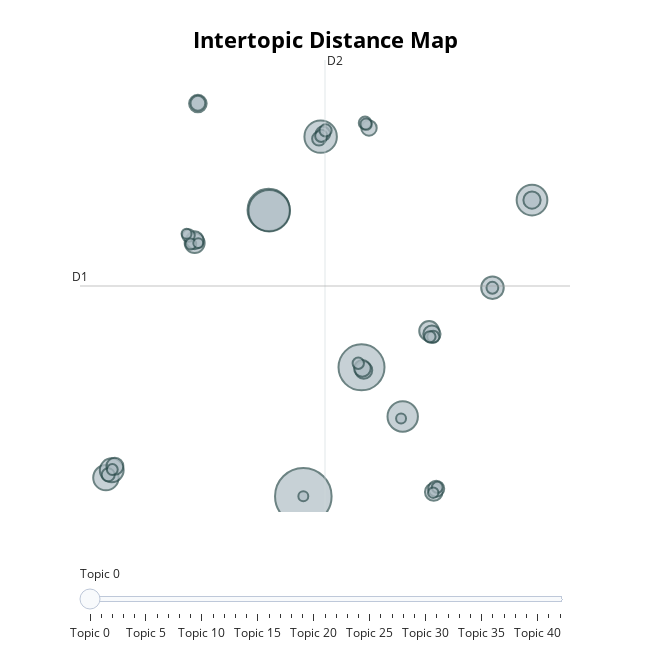

Source (notebook cell):
### Code cell
topic_model.visualize_topics()

### Figure 1 — Plotly figure (JSON) as saved in the notebook; plotly's stock layout.template omitted (floating-point values rounded to 4 significant figures; data arrays with more than 128 entries replaced by an {"elided": "..."} marker saying what was removed)
{"data": [{"customdata": {"elided": "43x3 mixed values"}, "hovertemplate": "<b>Topic %{customdata[0]}</b><br>%{customdata[1]}<br>Size: %{customdata[2]}", "legendgroup": "", "marker": {"color": "#B0BEC5", "line": {"color": "DarkSlateGrey", "width": 2}, "size": [322, 213, 179, 173, 106, 95, 93, 65, 57, 51, 40, 39, 32, 31, 31, 30, 30, 29, 29, 28, 26, 24, 22, 21, 19, 17, 16, 16, 15, 15, 15, 14, 13, 13, 13, 12, 12, 12, 11, 10, 10, 10, 10], "sizemode": "area", "sizeref": 0.2013, "symbol": "circle"}, "mode": "markers", "name": "", "orientation": "v", "showlegend": false, "type": "scatter", "x": [2.009, 6.767, -0.8257, -0.7781, 3.426, 20.71, 10.13, -14.13, -13.65, 17.47, -6.873, 12.29, -6.865, 12.67, -6.611, 12.52, 20.71, 6.95, -13.4, 6.837, 12.87, 7.378, -6.611, 3.609, 3.291, -13.94, -7.381, 7.057, 3.473, 12.63, 3.827, 17.47, 6.502, 7.142, 12.35, 12.96, -7.192, -13.61, 12.63, 2.009, -6.577, -7.537, 10.0], "xaxis": "x", "y": [-6.726, 1.547, 11.65, 11.6, 16.36, 12.29, -1.603, -5.532, -5.057, 6.661, 9.526, 3.887, 9.705, -6.454, 18.48, 3.681, 12.29, 1.367, -4.799, 1.483, -6.242, 16.92, 18.5, 16.54, 16.22, -5.344, 10.01, 17.24, 16.4, 3.512, 16.75, 6.657, 1.81, 17.16, 3.509, -6.151, 9.466, -5.01, -6.496, -6.726, 9.522, 10.12, -1.737], "yaxis": "y"}], "layout": {"annotations": [{"showarrow": false, "text": "D1", "x": -16.25, "y": 6.769, "yshift": 10}, {"showarrow": false, "text": "D2", "x": 3.782, "xshift": 10, "y": 21.27}], "height": 650, "hoverlabel": {"bgcolor": "white", "font": {"family": "Rockwell", "size": 16}}, "legend": {"itemsizing": "constant", "tracegroupgap": 0}, "margin": {"t": 60}, "shapes": [{"line": {"color": "#CFD8DC", "width": 2}, "type": "line", "x0": 3.782, "x1": 3.782, "y0": -7.735, "y1": 21.27}, {"line": {"color": "#9E9E9E", "width": 2}, "type": "line", "x0": -16.25, "x1": 23.81, "y0": 6.769, "y1": 6.769}], "sliders": [{"active": 0, "pad": {"t": 50}, "steps": [{"args": [{"marker.color": [["red", "#B0BEC5", "#B0BEC5", "#B0BEC5", "#B0BEC5", "#B0BEC5", "#B0BEC5", "#B0BEC5", "#B0BEC5", "#B0BEC5", "#B0BEC5", "#B0BEC5", "#B0BEC5", "#B0BEC5", "#B0BEC5", "#B0BEC5", "#B0BEC5", "#B0BEC5", "#B0BEC5", "#B0BEC5", "#B0BEC5", "#B0BEC5", "#B0BEC5", "#B0BEC5", "#B0BEC5", "#B0BEC5", "#B0BEC5", "#B0BEC5", "#B0BEC5", "#B0BEC5", "#B0BEC5", "#B0BEC5", "#B0BEC5", "#B0BEC5", "#B0BEC5", "#B0BEC5", "#B0BEC5", "#B0BEC5", "#B0BEC5", "#B0BEC5", "#B0BEC5", "#B0BEC5", "#B0BEC5"]]}], "label": "Topic 0", "method": "update"}, {"args": [{"marker.color": [["#B0BEC5", "red", "#B0BEC5", "#B0BEC5", "#B0BEC5", "#B0BEC5", "#B0BEC5", "#B0BEC5", "#B0BEC5", "#B0BEC5", "#B0BEC5", "#B0BEC5", "#B0BEC5", "#B0BEC5", "#B0BEC5", "#B0BEC5", "#B0BEC5", "#B0BEC5", "#B0BEC5", "#B0BEC5", "#B0BEC5", "#B0BEC5", "#B0BEC5", "#B0BEC5", "#B0BEC5", "#B0BEC5", "#B0BEC5", "#B0BEC5", "#B0BEC5", "#B0BEC5", "#B0BEC5", "#B0BEC5", "#B0BEC5", "#B0BEC5", "#B0BEC5", "#B0BEC5", "#B0BEC5", "#B0BEC5", "#B0BEC5", "#B0BEC5", "#B0BEC5", "#B0BEC5", "#B0BEC5"]]}], "label": "Topic 1", "method": "update"}, {"args": [{"marker.color": [["#B0BEC5", "#B0BEC5", "red", "#B0BEC5", "#B0BEC5", "#B0BEC5", "#B0BEC5", "#B0BEC5", "#B0BEC5", "#B0BEC5", "#B0BEC5", "#B0BEC5", "#B0BEC5", "#B0BEC5", "#B0BEC5", "#B0BEC5", "#B0BEC5", "#B0BEC5", "#B0BEC5", "#B0BEC5", "#B0BEC5", "#B0BEC5", "#B0BEC5", "#B0BEC5", "#B0BEC5", "#B0BEC5", "#B0BEC5", "#B0BEC5", "#B0BEC5", "#B0BEC5", "#B0BEC5", "#B0BEC5", "#B0BEC5", "#B0BEC5", "#B0BEC5", "#B0BEC5", "#B0BEC5", "#B0BEC5", "#B0BEC5", "#B0BEC5", "#B0BEC5", "#B0BEC5", "#B0BEC5"]]}], "label": "Topic 2", "method": "update"}, {"args": [{"marker.color": [["#B0BEC5", "#B0BEC5", "#B0BEC5", "red", "#B0BEC5", "#B0BEC5", "#B0BEC5", "#B0BEC5", "#B0BEC5", "#B0BEC5", "#B0BEC5", "#B0BEC5", "#B0BEC5", "#B0BEC5", "#B0BEC5", "#B0BEC5", "#B0BEC5", "#B0BEC5", "#B0BEC5", "#B0BEC5", "#B0BEC5", "#B0BEC5", "#B0BEC5", "#B0BEC5", "#B0BEC5", "#B0BEC5", "#B0BEC5", "#B0BEC5", "#B0BEC5", "#B0BEC5", "#B0BEC5", "#B0BEC5", "#B0BEC5", "#B0BEC5", "#B0BEC5", "#B0BEC5", "#B0BEC5", "#B0BEC5", "#B0BEC5", "#B0BEC5", "#B0BEC5", "#B0BEC5", "#B0BEC5"]]}], "label": "Topic 3", "method": "update"}, {"args": [{"marker.color": [["#B0BEC5", "#B0BEC5", "#B0BEC5", "#B0BEC5", "red", "#B0BEC5", "#B0BEC5", "#B0BEC5", "#B0BEC5", "#B0BEC5", "#B0BEC5", "#B0BEC5", "#B0BEC5", "#B0BEC5", "#B0BEC5", "#B0BEC5", "#B0BEC5", "#B0BEC5", "#B0BEC5", "#B0BEC5", "#B0BEC5", "#B0BEC5", "#B0BEC5", "#B0BEC5", "#B0BEC5", "#B0BEC5", "#B0BEC5", "#B0BEC5", "#B0BEC5", "#B0BEC5", "#B0BEC5", "#B0BEC5", "#B0BEC5", "#B0BEC5", "#B0BEC5", "#B0BEC5", "#B0BEC5", "#B0BEC5", "#B0BEC5", "#B0BEC5", "#B0BEC5", "#B0BEC5", "#B0BEC5"]]}], "label": "Topic 4", "method": "update"}, {"args": [{"marker.color": [["#B0BEC5", "#B0BEC5", "#B0BEC5", "#B0BEC5", "#B0BEC5", "red", "#B0BEC5", "#B0BEC5", "#B0BEC5", "#B0BEC5", "#B0BEC5", "#B0BEC5", "#B0BEC5", "#B0BEC5", "#B0BEC5", "#B0BEC5", "#B0BEC5", "#B0BEC5", "#B0BEC5", "#B0BEC5", "#B0BEC5", "#B0BEC5", "#B0BEC5", "#B0BEC5", "#B0BEC5", "#B0BEC5", "#B0BEC5", "#B0BEC5", "#B0BEC5", "#B0BEC5", "#B0BEC5", "#B0BEC5", "#B0BEC5", "#B0BEC5", "#B0BEC5", "#B0BEC5", "#B0BEC5", "#B0BEC5", "#B0BEC5", "#B0BEC5", "#B0BEC5", "#B0BEC5", "#B0BEC5"]]}], "label": "Topic 5", "method": "update"}, {"args": [{"marker.color": [["#B0BEC5", "#B0BEC5", "#B0BEC5", "#B0BEC5", "#B0BEC5", "#B0BEC5", "red", "#B0BEC5", "#B0BEC5", "#B0BEC5", "#B0BEC5", "#B0BEC5", "#B0BEC5", "#B0BEC5", "#B0BEC5", "#B0BEC5", "#B0BEC5", "#B0BEC5", "#B0BEC5", "#B0BEC5", "#B0BEC5", "#B0BEC5", "#B0BEC5", "#B0BEC5", "#B0BEC5", "#B0BEC5", "#B0BEC5", "#B0BEC5", "#B0BEC5", "#B0BEC5", "#B0BEC5", "#B0BEC5", "#B0BEC5", "#B0BEC5", "#B0BEC5", "#B0BEC5", "#B0BEC5", "#B0BEC5", "#B0BEC5", "#B0BEC5", "#B0BEC5", "#B0BEC5", "#B0BEC5"]]}], "label": "Topic 6", "method": "update"}, {"args": [{"marker.color": [["#B0BEC5", "#B0BEC5", "#B0BEC5", "#B0BEC5", "#B0BEC5", "#B0BEC5", "#B0BEC5", "red", "#B0BEC5", "#B0BEC5", "#B0BEC5", "#B0BEC5", "#B0BEC5", "#B0BEC5", "#B0BEC5", "#B0BEC5", "#B0BEC5", "#B0BEC5", "#B0BEC5", "#B0BEC5", "#B0BEC5", "#B0BEC5", "#B0BEC5", "#B0BEC5", "#B0BEC5", "#B0BEC5", "#B0BEC5", "#B0BEC5", "#B0BEC5", "#B0BEC5", "#B0BEC5", "#B0BEC5", "#B0BEC5", "#B0BEC5", "#B0BEC5", "#B0BEC5", "#B0BEC5", "#B0BEC5", "#B0BEC5", "#B0BEC5", "#B0BEC5", "#B0BEC5", "#B0BEC5"]]}], "label": "Topic 7", "method": "update"}, {"args": [{"marker.color": [["#B0BEC5", "#B0BEC5", "#B0BEC5", "#B0BEC5", "#B0BEC5", "#B0BEC5", "#B0BEC5", "#B0BEC5", "red", "#B0BEC5", "#B0BEC5", "#B0BEC5", "#B0BEC5", "#B0BEC5", "#B0BEC5", "#B0BEC5", "#B0BEC5", "#B0BEC5", "#B0BEC5", "#B0BEC5", "#B0BEC5", "#B0BEC5", "#B0BEC5", "#B0BEC5", "#B0BEC5", "#B0BEC5", "#B0BEC5", "#B0BEC5", "#B0BEC5", "#B0BEC5", "#B0BEC5", "#B0BEC5", "#B0BEC5", "#B0BEC5", "#B0BEC5", "#B0BEC5", "#B0BEC5", "#B0BEC5", "#B0BEC5", "#B0BEC5", "#B0BEC5", "#B0BEC5", "#B0BEC5"]]}], "label": "Topic 8", "method": "update"}, {"args": [{"marker.color": [["#B0BEC5", "#B0BEC5", "#B0BEC5", "#B0BEC5", "#B0BEC5", "#B0BEC5", "#B0BEC5", "#B0BEC5", "#B0BEC5", "red", "#B0BEC5", "#B0BEC5", "#B0BEC5", "#B0BEC5", "#B0BEC5", "#B0BEC5", "#B0BEC5", "#B0BEC5", "#B0BEC5", "#B0BEC5", "#B0BEC5", "#B0BEC5", "#B0BEC5", "#B0BEC5", "#B0BEC5", "#B0BEC5", "#B0BEC5", "#B0BEC5", "#B0BEC5", "#B0BEC5", "#B0BEC5", "#B0BEC5", "#B0BEC5", "#B0BEC5", "#B0BEC5", "#B0BEC5", "#B0BEC5", "#B0BEC5", "#B0BEC5", "#B0BEC5", "#B0BEC5", "#B0BEC5", "#B0BEC5"]]}], "label": "Topic 9", "method": "update"}, {"args": [{"marker.color": [["#B0BEC5", "#B0BEC5", "#B0BEC5", "#B0BEC5", "#B0BEC5", "#B0BEC5", "#B0BEC5", "#B0BEC5", "#B0BEC5", "#B0BEC5", "red", "#B0BEC5", "#B0BEC5", "#B0BEC5", "#B0BEC5", "#B0BEC5", "#B0BEC5", "#B0BEC5", "#B0BEC5", "#B0BEC5", "#B0BEC5", "#B0BEC5", "#B0BEC5", "#B0BEC5", "#B0BEC5", "#B0BEC5", "#B0BEC5", "#B0BEC5", "#B0BEC5", "#B0BEC5", "#B0BEC5", "#B0BEC5", "#B0BEC5", "#B0BEC5", "#B0BEC5", "#B0BEC5", "#B0BEC5", "#B0BEC5", "#B0BEC5", "#B0BEC5", "#B0BEC5", "#B0BEC5", "#B0BEC5"]]}], "label": "Topic 10", "method": "update"}, {"args": [{"marker.color": [["#B0BEC5", "#B0BEC5", "#B0BEC5", "#B0BEC5", "#B0BEC5", "#B0BEC5", "#B0BEC5", "#B0BEC5", "#B0BEC5", "#B0BEC5", "#B0BEC5", "red", "#B0BEC5", "#B0BEC5", "#B0BEC5", "#B0BEC5", "#B0BEC5", "#B0BEC5", "#B0BEC5", "#B0BEC5", "#B0BEC5", "#B0BEC5", "#B0BEC5", "#B0BEC5", "#B0BEC5", "#B0BEC5", "#B0BEC5", "#B0BEC5", "#B0BEC5", "#B0BEC5", "#B0BEC5", "#B0BEC5", "#B0BEC5", "#B0BEC5", "#B0BEC5", "#B0BEC5", "#B0BEC5", "#B0BEC5", "#B0BEC5", "#B0BEC5", "#B0BEC5", "#B0BEC5", "#B0BEC5"]]}], "label": "Topic 11", "method": "update"}, {"args": [{"marker.color": [["#B0BEC5", "#B0BEC5", "#B0BEC5", "#B0BEC5", "#B0BEC5", "#B0BEC5", "#B0BEC5", "#B0BEC5", "#B0BEC5", "#B0BEC5", "#B0BEC5", "#B0BEC5", "red", "#B0BEC5", "#B0BEC5", "#B0BEC5", "#B0BEC5", "#B0BEC5", "#B0BEC5", "#B0BEC5", "#B0BEC5", "#B0BEC5", "#B0BEC5", "#B0BEC5", "#B0BEC5", "#B0BEC5", "#B0BEC5", "#B0BEC5", "#B0BEC5", "#B0BEC5", "#B0BEC5", "#B0BEC5", "#B0BEC5", "#B0BEC5", "#B0BEC5", "#B0BEC5", "#B0BEC5", "#B0BEC5", "#B0BEC5", "#B0BEC5", "#B0BEC5", "#B0BEC5", "#B0BEC5"]]}], "label": "Topic 12", "method": "update"}, {"args": [{"marker.color": [["#B0BEC5", "#B0BEC5", "#B0BEC5", "#B0BEC5", "#B0BEC5", "#B0BEC5", "#B0BEC5", "#B0BEC5", "#B0BEC5", "#B0BEC5", "#B0BEC5", "#B0BEC5", "#B0BEC5", "red", "#B0BEC5", "#B0BEC5", "#B0BEC5", "#B0BEC5", "#B0BEC5", "#B0BEC5", "#B0BEC5", "#B0BEC5", "#B0BEC5", "#B0BEC5", "#B0BEC5", "#B0BEC5", "#B0BEC5", "#B0BEC5", "#B0BEC5", "#B0BEC5", "#B0BEC5", "#B0BEC5", "#B0BEC5", "#B0BEC5", "#B0BEC5", "#B0BEC5", "#B0BEC5", "#B0BEC5", "#B0BEC5", "#B0BEC5", "#B0BEC5", "#B0BEC5", "#B0BEC5"]]}], "label": "Topic 13", "method": "update"}, {"args": [{"marker.color": [["#B0BEC5", "#B0BEC5", "#B0BEC5", "#B0BEC5", "#B0BEC5", "#B0BEC5", "#B0BEC5", "#B0BEC5", "#B0BEC5", "#B0BEC5", "#B0BEC5", "#B0BEC5", "#B0BEC5", "#B0BEC5", "red", "#B0BEC5", "#B0BEC5", "#B0BEC5", "#B0BEC5", "#B0BEC5", "#B0BEC5", "#B0BEC5", "#B0BEC5", "#B0BEC5", "#B0BEC5", "#B0BEC5", "#B0BEC5", "#B0BEC5", "#B0BEC5", "#B0BEC5", "#B0BEC5", "#B0BEC5", "#B0BEC5", "#B0BEC5", "#B0BEC5", "#B0BEC5", "#B0BEC5", "#B0BEC5", "#B0BEC5", "#B0BEC5", "#B0BEC5", "#B0BEC5", "#B0BEC5"]]}], "label": "Topic 14", "method": "update"}, {"args": [{"marker.color": [["#B0BEC5", "#B0BEC5", "#B0BEC5", "#B0BEC5", "#B0BEC5", "#B0BEC5", "#B0BEC5", "#B0BEC5", "#B0BEC5", "#B0BEC5", "#B0BEC5", "#B0BEC5", "#B0BEC5", "#B0BEC5", "#B0BEC5", "red", "#B0BEC5", "#B0BEC5", "#B0BEC5", "#B0BEC5", "#B0BEC5", "#B0BEC5", "#B0BEC5", "#B0BEC5", "#B0BEC5", "#B0BEC5", "#B0BEC5", "#B0BEC5", "#B0BEC5", "#B0BEC5", "#B0BEC5", "#B0BEC5", "#B0BEC5", "#B0BEC5", "#B0BEC5", "#B0BEC5", "#B0BEC5", "#B0BEC5", "#B0BEC5", "#B0BEC5", "#B0BEC5", "#B0BEC5", "#B0BEC5"]]}], "label": "Topic 15", "method": "update"}, {"args": [{"marker.color": [["#B0BEC5", "#B0BEC5", "#B0BEC5", "#B0BEC5", "#B0BEC5", "#B0BEC5", "#B0BEC5", "#B0BEC5", "#B0BEC5", "#B0BEC5", "#B0BEC5", "#B0BEC5", "#B0BEC5", "#B0BEC5", "#B0BEC5", "#B0BEC5", "red", "#B0BEC5", "#B0BEC5", "#B0BEC5", "#B0BEC5", "#B0BEC5", "#B0BEC5", "#B0BEC5", "#B0BEC5", "#B0BEC5", "#B0BEC5", "#B0BEC5", "#B0BEC5", "#B0BEC5", "#B0BEC5", "#B0BEC5", "#B0BEC5", "#B0BEC5", "#B0BEC5", "#B0BEC5", "#B0BEC5", "#B0BEC5", "#B0BEC5", "#B0BEC5", "#B0BEC5", "#B0BEC5", "#B0BEC5"]]}], "label": "Topic 16", "method": "update"}, {"args": [{"marker.color": [["#B0BEC5", "#B0BEC5", "#B0BEC5", "#B0BEC5", "#B0BEC5", "#B0BEC5", "#B0BEC5", "#B0BEC5", "#B0BEC5", "#B0BEC5", "#B0BEC5", "#B0BEC5", "#B0BEC5", "#B0BEC5", "#B0BEC5", "#B0BEC5", "#B0BEC5", "red", "#B0BEC5", "#B0BEC5", "#B0BEC5", "#B0BEC5", "#B0BEC5", "#B0BEC5", "#B0BEC5", "#B0BEC5", "#B0BEC5", "#B0BEC5", "#B0BEC5", "#B0BEC5", "#B0BEC5", "#B0BEC5", "#B0BEC5", "#B0BEC5", "#B0BEC5", "#B0BEC5", "#B0BEC5", "#B0BEC5", "#B0BEC5", "#B0BEC5", "#B0BEC5", "#B0BEC5", "#B0BEC5"]]}], "label": "Topic 17", "method": "update"}, {"args": [{"marker.color": [["#B0BEC5", "#B0BEC5", "#B0BEC5", "#B0BEC5", "#B0BEC5", "#B0BEC5", "#B0BEC5", "#B0BEC5", "#B0BEC5", "#B0BEC5", "#B0BEC5", "#B0BEC5", "#B0BEC5", "#B0BEC5", "#B0BEC5", "#B0BEC5", "#B0BEC5", "#B0BEC5", "red", "#B0BEC5", "#B0BEC5", "#B0BEC5", "#B0BEC5", "#B0BEC5", "#B0BEC5", "#B0BEC5", "#B0BEC5", "#B0BEC5", "#B0BEC5", "#B0BEC5", "#B0BEC5", "#B0BEC5", "#B0BEC5", "#B0BEC5", "#B0BEC5", "#B0BEC5", "#B0BEC5", "#B0BEC5", "#B0BEC5", "#B0BEC5", "#B0BEC5", "#B0BEC5", "#B0BEC5"]]}], "label": "Topic 18", "method": "update"}, {"args": [{"marker.color": [["#B0BEC5", "#B0BEC5", "#B0BEC5", "#B0BEC5", "#B0BEC5", "#B0BEC5", "#B0BEC5", "#B0BEC5", "#B0BEC5", "#B0BEC5", "#B0BEC5", "#B0BEC5", "#B0BEC5", "#B0BEC5", "#B0BEC5", "#B0BEC5", "#B0BEC5", "#B0BEC5", "#B0BEC5", "red", "#B0BEC5", "#B0BEC5", "#B0BEC5", "#B0BEC5", "#B0BEC5", "#B0BEC5", "#B0BEC5", "#B0BEC5", "#B0BEC5", "#B0BEC5", "#B0BEC5", "#B0BEC5", "#B0BEC5", "#B0BEC5", "#B0BEC5", "#B0BEC5", "#B0BEC5", "#B0BEC5", "#B0BEC5", "#B0BEC5", "#B0BEC5", "#B0BEC5", "#B0BEC5"]]}], "label": "Topic 19", "method": "update"}, {"args": [{"marker.color": [["#B0BEC5", "#B0BEC5", "#B0BEC5", "#B0BEC5", "#B0BEC5", "#B0BEC5", "#B0BEC5", "#B0BEC5", "#B0BEC5", "#B0BEC5", "#B0BEC5", "#B0BEC5", "#B0BEC5", "#B0BEC5", "#B0BEC5", "#B0BEC5", "#B0BEC5", "#B0BEC5", "#B0BEC5", "#B0BEC5", "red", "#B0BEC5", "#B0BEC5", "#B0BEC5", "#B0BEC5", "#B0BEC5", "#B0BEC5", "#B0BEC5", "#B0BEC5", "#B0BEC5", "#B0BEC5", "#B0BEC5", "#B0BEC5", "#B0BEC5", "#B0BEC5", "#B0BEC5", "#B0BEC5", "#B0BEC5", "#B0BEC5", "#B0BEC5", "#B0BEC5", "#B0BEC5", "#B0BEC5"]]}], "label": "Topic 20", "method": "update"}, {"args": [{"marker.color": [["#B0BEC5", "#B0BEC5", "#B0BEC5", "#B0BEC5", "#B0BEC5", "#B0BEC5", "#B0BEC5", "#B0BEC5", "#B0BEC5", "#B0BEC5", "#B0BEC5", "#B0BEC5", "#B0BEC5", "#B0BEC5", "#B0BEC5", "#B0BEC5", "#B0BEC5", "#B0BEC5", "#B0BEC5", "#B0BEC5", "#B0BEC5", "red", "#B0BEC5", "#B0BEC5", "#B0BEC5", "#B0BEC5", "#B0BEC5", "#B0BEC5", "#B0BEC5", "#B0BEC5", "#B0BEC5", "#B0BEC5", "#B0BEC5", "#B0BEC5", "#B0BEC5", "#B0BEC5", "#B0BEC5", "#B0BEC5", "#B0BEC5", "#B0BEC5", "#B0BEC5", "#B0BEC5", "#B0BEC5"]]}], "label": "Topic 21", "method": "update"}, {"args": [{"marker.color": [["#B0BEC5", "#B0BEC5", "#B0BEC5", "#B0BEC5", "#B0BEC5", "#B0BEC5", "#B0BEC5", "#B0BEC5", "#B0BEC5", "#B0BEC5", "#B0BEC5", "#B0BEC5", "#B0BEC5", "#B0BEC5", "#B0BEC5", "#B0BEC5", "#B0BEC5", "#B0BEC5", "#B0BEC5", "#B0BEC5", "#B0BEC5", "#B0BEC5", "red", "#B0BEC5", "#B0BEC5", "#B0BEC5", "#B0BEC5", "#B0BEC5", "#B0BEC5", "#B0BEC5", "#B0BEC5", "#B0BEC5", "#B0BEC5", "#B0BEC5", "#B0BEC5", "#B0BEC5", "#B0BEC5", "#B0BEC5", "#B0BEC5", "#B0BEC5", "#B0BEC5", "#B0BEC5", "#B0BEC5"]]}], "label": "Topic 22", "method": "update"}, {"args": [{"marker.color": [["#B0BEC5", "#B0BEC5", "#B0BEC5", "#B0BEC5", "#B0BEC5", "#B0BEC5", "#B0BEC5", "#B0BEC5", "#B0BEC5", "#B0BEC5", "#B0BEC5", "#B0BEC5", "#B0BEC5", "#B0BEC5", "#B0BEC5", "#B0BEC5", "#B0BEC5", "#B0BEC5", "#B0BEC5", "#B0BEC5", "#B0BEC5", "#B0BEC5", "#B0BEC5", "red", "#B0BEC5", "#B0BEC5", "#B0BEC5", "#B0BEC5", "#B0BEC5", "#B0BEC5", "#B0BEC5", "#B0BEC5", "#B0BEC5", "#B0BEC5", "#B0BEC5", "#B0BEC5", "#B0BEC5", "#B0BEC5", "#B0BEC5", "#B0BEC5", "#B0BEC5", "#B0BEC5", "#B0BEC5"]]}], "label": "Topic 23", "method": "update"}, {"args": [{"marker.color": [["#B0BEC5", "#B0BEC5", "#B0BEC5", "#B0BEC5", "#B0BEC5", "#B0BEC5", "#B0BEC5", "#B0BEC5", "#B0BEC5", "#B0BEC5", "#B0BEC5", "#B0BEC5", "#B0BEC5", "#B0BEC5", "#B0BEC5", "#B0BEC5", "#B0BEC5", "#B0BEC5", "#B0BEC5", "#B0BEC5", "#B0BEC5", "#B0BEC5", "#B0BEC5", "#B0BEC5", "red", "#B0BEC5", "#B0BEC5", "#B0BEC5", "#B0BEC5", "#B0BEC5", "#B0BEC5", "#B0BEC5", "#B0BEC5", "#B0BEC5", "#B0BEC5", "#B0BEC5", "#B0BEC5", "#B0BEC5", "#B0BEC5", "#B0BEC5", "#B0BEC5", "#B0BEC5", "#B0BEC5"]]}], "label": "Topic 24", "method": "update"}, {"args": [{"marker.color": [["#B0BEC5", "#B0BEC5", "#B0BEC5", "#B0BEC5", "#B0BEC5", "#B0BEC5", "#B0BEC5", "#B0BEC5", "#B0BEC5", "#B0BEC5", "#B0BEC5", "#B0BEC5", "#B0BEC5", "#B0BEC5", "#B0BEC5", "#B0BEC5", "#B0BEC5", "#B0BEC5", "#B0BEC5", "#B0BEC5", "#B0BEC5", "#B0BEC5", "#B0BEC5", "#B0BEC5", "#B0BEC5", "red", "#B0BEC5", "#B0BEC5", "#B0BEC5", "#B0BEC5", "#B0BEC5", "#B0BEC5", "#B0BEC5", "#B0BEC5", "#B0BEC5", "#B0BEC5", "#B0BEC5", "#B0BEC5", "#B0BEC5", "#B0BEC5", "#B0BEC5", "#B0BEC5", "#B0BEC5"]]}], "label": "Topic 25", "method": "update"}, {"args": [{"marker.color": [["#B0BEC5", "#B0BEC5", "#B0BEC5", "#B0BEC5", "#B0BEC5", "#B0BEC5", "#B0BEC5", "#B0BEC5", "#B0BEC5", "#B0BEC5", "#B0BEC5", "#B0BEC5", "#B0BEC5", "#B0BEC5", "#B0BEC5", "#B0BEC5", "#B0BEC5", "#B0BEC5", "#B0BEC5", "#B0BEC5", "#B0BEC5", "#B0BEC5", "#B0BEC5", "#B0BEC5", "#B0BEC5", "#B0BEC5", "red", "#B0BEC5", "#B0BEC5", "#B0BEC5", "#B0BEC5", "#B0BEC5", "#B0BEC5", "#B0BEC5", "#B0BEC5", "#B0BEC5", "#B0BEC5", "#B0BEC5", "#B0BEC5", "#B0BEC5", "#B0BEC5", "#B0BEC5", "#B0BEC5"]]}], "label": "Topic 26", "method": "update"}, {"args": [{"marker.color": [["#B0BEC5", "#B0BEC5", "#B0BEC5", "#B0BEC5", "#B0BEC5", "#B0BEC5", "#B0BEC5", "#B0BEC5", "#B0BEC5", "#B0BEC5", "#B0BEC5", "#B0BEC5", "#B0BEC5", "#B0BEC5", "#B0BEC5", "#B0BEC5", "#B0BEC5", "#B0BEC5", "#B0BEC5", "#B0BEC5", "#B0BEC5", "#B0BEC5", "#B0BEC5", "#B0BEC5", "#B0BEC5", "#B0BEC5", "#B0BEC5", "red", "#B0BEC5", "#B0BEC5", "#B0BEC5", "#B0BEC5", "#B0BEC5", "#B0BEC5", "#B0BEC5", "#B0BEC5", "#B0BEC5", "#B0BEC5", "#B0BEC5", "#B0BEC5", "#B0BEC5", "#B0BEC5", "#B0BEC5"]]}], "label": "Topic 27", "method": "update"}, {"args": [{"marker.color": [["#B0BEC5", "#B0BEC5", "#B0BEC5", "#B0BEC5", "#B0BEC5", "#B0BEC5", "#B0BEC5", "#B0BEC5", "#B0BEC5", "#B0BEC5", "#B0BEC5", "#B0BEC5", "#B0BEC5", "#B0BEC5", "#B0BEC5", "#B0BEC5", "#B0BEC5", "#B0BEC5", "#B0BEC5", "#B0BEC5", "#B0BEC5", "#B0BEC5", "#B0BEC5", "#B0BEC5", "#B0BEC5", "#B0BEC5", "#B0BEC5", "#B0BEC5", "red", "#B0BEC5", "#B0BEC5", "#B0BEC5", "#B0BEC5", "#B0BEC5", "#B0BEC5", "#B0BEC5", "#B0BEC5", "#B0BEC5", "#B0BEC5", "#B0BEC5", "#B0BEC5", "#B0BEC5", "#B0BEC5"]]}], "label": "Topic 28", "method": "update"}, {"args": [{"marker.color": [["#B0BEC5", "#B0BEC5", "#B0BEC5", "#B0BEC5", "#B0BEC5", "#B0BEC5", "#B0BEC5", "#B0BEC5", "#B0BEC5", "#B0BEC5", "#B0BEC5", "#B0BEC5", "#B0BEC5", "#B0BEC5", "#B0BEC5", "#B0BEC5", "#B0BEC5", "#B0BEC5", "#B0BEC5", "#B0BEC5", "#B0BEC5", "#B0BEC5", "#B0BEC5", "#B0BEC5", "#B0BEC5", "#B0BEC5", "#B0BEC5", "#B0BEC5", "#B0BEC5", "red", "#B0BEC5", "#B0BEC5", "#B0BEC5", "#B0BEC5", "#B0BEC5", "#B0BEC5", "#B0BEC5", "#B0BEC5", "#B0BEC5", "#B0BEC5", "#B0BEC5", "#B0BEC5", "#B0BEC5"]]}], "label": "Topic 29", "method": "update"}, {"args": [{"marker.color": [["#B0BEC5", "#B0BEC5", "#B0BEC5", "#B0BEC5", "#B0BEC5", "#B0BEC5", "#B0BEC5", "#B0BEC5", "#B0BEC5", "#B0BEC5", "#B0BEC5", "#B0BEC5", "#B0BEC5", "#B0BEC5", "#B0BEC5", "#B0BEC5", "#B0BEC5", "#B0BEC5", "#B0BEC5", "#B0BEC5", "#B0BEC5", "#B0BEC5", "#B0BEC5", "#B0BEC5", "#B0BEC5", "#B0BEC5", "#B0BEC5", "#B0BEC5", "#B0BEC5", "#B0BEC5", "red", "#B0BEC5", "#B0BEC5", "#B0BEC5", "#B0BEC5", "#B0BEC5", "#B0BEC5", "#B0BEC5", "#B0BEC5", "#B0BEC5", "#B0BEC5", "#B0BEC5", "#B0BEC5"]]}], "label": "Topic 30", "method": "update"}, {"args": [{"marker.color": [["#B0BEC5", "#B0BEC5", "#B0BEC5", "#B0BEC5", "#B0BEC5", "#B0BEC5", "#B0BEC5", "#B0BEC5", "#B0BEC5", "#B0BEC5", "#B0BEC5", "#B0BEC5", "#B0BEC5", "#B0BEC5", "#B0BEC5", "#B0BEC5", "#B0BEC5", "#B0BEC5", "#B0BEC5", "#B0BEC5", "#B0BEC5", "#B0BEC5", "#B0BEC5", "#B0BEC5", "#B0BEC5", "#B0BEC5", "#B0BEC5", "#B0BEC5", "#B0BEC5", "#B0BEC5", "#B0BEC5", "red", "#B0BEC5", "#B0BEC5", "#B0BEC5", "#B0BEC5", "#B0BEC5", "#B0BEC5", "#B0BEC5", "#B0BEC5", "#B0BEC5", "#B0BEC5", "#B0BEC5"]]}], "label": "Topic 31", "method": "update"}, {"args": [{"marker.color": [["#B0BEC5", "#B0BEC5", "#B0BEC5", "#B0BEC5", "#B0BEC5", "#B0BEC5", "#B0BEC5", "#B0BEC5", "#B0BEC5", "#B0BEC5", "#B0BEC5", "#B0BEC5", "#B0BEC5", "#B0BEC5", "#B0BEC5", "#B0BEC5", "#B0BEC5", "#B0BEC5", "#B0BEC5", "#B0BEC5", "#B0BEC5", "#B0BEC5", "#B0BEC5", "#B0BEC5", "#B0BEC5", "#B0BEC5", "#B0BEC5", "#B0BEC5", "#B0BEC5", "#B0BEC5", "#B0BEC5", "#B0BEC5", "red", "#B0BEC5", "#B0BEC5", "#B0BEC5", "#B0BEC5", "#B0BEC5", "#B0BEC5", "#B0BEC5", "#B0BEC5", "#B0BEC5", "#B0BEC5"]]}], "label": "Topic 32", "method": "update"}, {"args": [{"marker.color": [["#B0BEC5", "#B0BEC5", "#B0BEC5", "#B0BEC5", "#B0BEC5", "#B0BEC5", "#B0BEC5", "#B0BEC5", "#B0BEC5", "#B0BEC5", "#B0BEC5", "#B0BEC5", "#B0BEC5", "#B0BEC5", "#B0BEC5", "#B0BEC5", "#B0BEC5", "#B0BEC5", "#B0BEC5", "#B0BEC5", "#B0BEC5", "#B0BEC5", "#B0BEC5", "#B0BEC5", "#B0BEC5", "#B0BEC5", "#B0BEC5", "#B0BEC5", "#B0BEC5", "#B0BEC5", "#B0BEC5", "#B0BEC5", "#B0BEC5", "red", "#B0BEC5", "#B0BEC5", "#B0BEC5", "#B0BEC5", "#B0BEC5", "#B0BEC5", "#B0BEC5", "#B0BEC5", "#B0BEC5"]]}], "label": "Topic 33", "method": "update"}, {"args": [{"marker.color": [["#B0BEC5", "#B0BEC5", "#B0BEC5", "#B0BEC5", "#B0BEC5", "#B0BEC5", "#B0BEC5", "#B0BEC5", "#B0BEC5", "#B0BEC5", "#B0BEC5", "#B0BEC5", "#B0BEC5", "#B0BEC5", "#B0BEC5", "#B0BEC5", "#B0BEC5", "#B0BEC5", "#B0BEC5", "#B0BEC5", "#B0BEC5", "#B0BEC5", "#B0BEC5", "#B0BEC5", "#B0BEC5", "#B0BEC5", "#B0BEC5", "#B0BEC5", "#B0BEC5", "#B0BEC5", "#B0BEC5", "#B0BEC5", "#B0BEC5", "#B0BEC5", "red", "#B0BEC5", "#B0BEC5", "#B0BEC5", "#B0BEC5", "#B0BEC5", "#B0BEC5", "#B0BEC5", "#B0BEC5"]]}], "label": "Topic 34", "method": "update"}, {"args": [{"marker.color": [["#B0BEC5", "#B0BEC5", "#B0BEC5", "#B0BEC5", "#B0BEC5", "#B0BEC5", "#B0BEC5", "#B0BEC5", "#B0BEC5", "#B0BEC5", "#B0BEC5", "#B0BEC5", "#B0BEC5", "#B0BEC5", "#B0BEC5", "#B0BEC5", "#B0BEC5", "#B0BEC5", "#B0BEC5", "#B0BEC5", "#B0BEC5", "#B0BEC5", "#B0BEC5", "#B0BEC5", "#B0BEC5", "#B0BEC5", "#B0BEC5", "#B0BEC5", "#B0BEC5", "#B0BEC5", "#B0BEC5", "#B0BEC5", "#B0BEC5", "#B0BEC5", "#B0BEC5", "red", "#B0BEC5", "#B0BEC5", "#B0BEC5", "#B0BEC5", "#B0BEC5", "#B0BEC5", "#B0BEC5"]]}], "label": "Topic 35", "method": "update"}, {"args": [{"marker.color": [["#B0BEC5", "#B0BEC5", "#B0BEC5", "#B0BEC5", "#B0BEC5", "#B0BEC5", "#B0BEC5", "#B0BEC5", "#B0BEC5", "#B0BEC5", "#B0BEC5", "#B0BEC5", "#B0BEC5", "#B0BEC5", "#B0BEC5", "#B0BEC5", "#B0BEC5", "#B0BEC5", "#B0BEC5", "#B0BEC5", "#B0BEC5", "#B0BEC5", "#B0BEC5", "#B0BEC5", "#B0BEC5", "#B0BEC5", "#B0BEC5", "#B0BEC5", "#B0BEC5", "#B0BEC5", "#B0BEC5", "#B0BEC5", "#B0BEC5", "#B0BEC5", "#B0BEC5", "#B0BEC5", "red", "#B0BEC5", "#B0BEC5", "#B0BEC5", "#B0BEC5", "#B0BEC5", "#B0BEC5"]]}], "label": "Topic 36", "method": "update"}, {"args": [{"marker.color": [["#B0BEC5", "#B0BEC5", "#B0BEC5", "#B0BEC5", "#B0BEC5", "#B0BEC5", "#B0BEC5", "#B0BEC5", "#B0BEC5", "#B0BEC5", "#B0BEC5", "#B0BEC5", "#B0BEC5", "#B0BEC5", "#B0BEC5", "#B0BEC5", "#B0BEC5", "#B0BEC5", "#B0BEC5", "#B0BEC5", "#B0BEC5", "#B0BEC5", "#B0BEC5", "#B0BEC5", "#B0BEC5", "#B0BEC5", "#B0BEC5", "#B0BEC5", "#B0BEC5", "#B0BEC5", "#B0BEC5", "#B0BEC5", "#B0BEC5", "#B0BEC5", "#B0BEC5", "#B0BEC5", "#B0BEC5", "red", "#B0BEC5", "#B0BEC5", "#B0BEC5", "#B0BEC5", "#B0BEC5"]]}], "label": "Topic 37", "method": "update"}, {"args": [{"marker.color": [["#B0BEC5", "#B0BEC5", "#B0BEC5", "#B0BEC5", "#B0BEC5", "#B0BEC5", "#B0BEC5", "#B0BEC5", "#B0BEC5", "#B0BEC5", "#B0BEC5", "#B0BEC5", "#B0BEC5", "#B0BEC5", "#B0BEC5", "#B0BEC5", "#B0BEC5", "#B0BEC5", "#B0BEC5", "#B0BEC5", "#B0BEC5", "#B0BEC5", "#B0BEC5", "#B0BEC5", "#B0BEC5", "#B0BEC5", "#B0BEC5", "#B0BEC5", "#B0BEC5", "#B0BEC5", "#B0BEC5", "#B0BEC5", "#B0BEC5", "#B0BEC5", "#B0BEC5", "#B0BEC5", "#B0BEC5", "#B0BEC5", "red", "#B0BEC5", "#B0BEC5", "#B0BEC5", "#B0BEC5"]]}], "label": "Topic 38", "method": "update"}, {"args": [{"marker.color": [["#B0BEC5", "#B0BEC5", "#B0BEC5", "#B0BEC5", "#B0BEC5", "#B0BEC5", "#B0BEC5", "#B0BEC5", "#B0BEC5", "#B0BEC5", "#B0BEC5", "#B0BEC5", "#B0BEC5", "#B0BEC5", "#B0BEC5", "#B0BEC5", "#B0BEC5", "#B0BEC5", "#B0BEC5", "#B0BEC5", "#B0BEC5", "#B0BEC5", "#B0BEC5", "#B0BEC5", "#B0BEC5", "#B0BEC5", "#B0BEC5", "#B0BEC5", "#B0BEC5", "#B0BEC5", "#B0BEC5", "#B0BEC5", "#B0BEC5", "#B0BEC5", "#B0BEC5", "#B0BEC5", "#B0BEC5", "#B0BEC5", "#B0BEC5", "red", "#B0BEC5", "#B0BEC5", "#B0BEC5"]]}], "label": "Topic 39", "method": "update"}, {"args": [{"marker.color": [["#B0BEC5", "#B0BEC5", "#B0BEC5", "#B0BEC5", "#B0BEC5", "#B0BEC5", "#B0BEC5", "#B0BEC5", "#B0BEC5", "#B0BEC5", "#B0BEC5", "#B0BEC5", "#B0BEC5", "#B0BEC5", "#B0BEC5", "#B0BEC5", "#B0BEC5", "#B0BEC5", "#B0BEC5", "#B0BEC5", "#B0BEC5", "#B0BEC5", "#B0BEC5", "#B0BEC5", "#B0BEC5", "#B0BEC5", "#B0BEC5", "#B0BEC5", "#B0BEC5", "#B0BEC5", "#B0BEC5", "#B0BEC5", "#B0BEC5", "#B0BEC5", "#B0BEC5", "#B0BEC5", "#B0BEC5", "#B0BEC5", "#B0BEC5", "#B0BEC5", "red", "#B0BEC5", "#B0BEC5"]]}], "label": "Topic 40", "method": "update"}, {"args": [{"marker.color": [["#B0BEC5", "#B0BEC5", "#B0BEC5", "#B0BEC5", "#B0BEC5", "#B0BEC5", "#B0BEC5", "#B0BEC5", "#B0BEC5", "#B0BEC5", "#B0BEC5", "#B0BEC5", "#B0BEC5", "#B0BEC5", "#B0BEC5", "#B0BEC5", "#B0BEC5", "#B0BEC5", "#B0BEC5", "#B0BEC5", "#B0BEC5", "#B0BEC5", "#B0BEC5", "#B0BEC5", "#B0BEC5", "#B0BEC5", "#B0BEC5", "#B0BEC5", "#B0BEC5", "#B0BEC5", "#B0BEC5", "#B0BEC5", "#B0BEC5", "#B0BEC5", "#B0BEC5", "#B0BEC5", "#B0BEC5", "#B0BEC5", "#B0BEC5", "#B0BEC5", "#B0BEC5", "red", "#B0BEC5"]]}], "label": "Topic 41", "method": "update"}, {"args": [{"marker.color": [["#B0BEC5", "#B0BEC5", "#B0BEC5", "#B0BEC5", "#B0BEC5", "#B0BEC5", "#B0BEC5", "#B0BEC5", "#B0BEC5", "#B0BEC5", "#B0BEC5", "#B0BEC5", "#B0BEC5", "#B0BEC5", "#B0BEC5", "#B0BEC5", "#B0BEC5", "#B0BEC5", "#B0BEC5", "#B0BEC5", "#B0BEC5", "#B0BEC5", "#B0BEC5", "#B0BEC5", "#B0BEC5", "#B0BEC5", "#B0BEC5", "#B0BEC5", "#B0BEC5", "#B0BEC5", "#B0BEC5", "#B0BEC5", "#B0BEC5", "#B0BEC5", "#B0BEC5", "#B0BEC5", "#B0BEC5", "#B0BEC5", "#B0BEC5", "#B0BEC5", "#B0BEC5", "#B0BEC5", "red"]]}], "label": "Topic 42", "method": "update"}]}], "title": {"font": {"color": "Black", "size": 22}, "text": "<b>Intertopic Distance Map</b>", "x": 0.5, "xanchor": "center", "y": 0.95, "yanchor": "top"}, "width": 650, "xaxis": {"anchor": "y", "domain": [0, 1], "range": [-16.25, 23.81], "title": {"text": ""}, "visible": false}, "yaxis": {"anchor": "x", "domain": [0, 1], "range": [-7.735, 21.27], "title": {"text": ""}, "visible": false}}}
